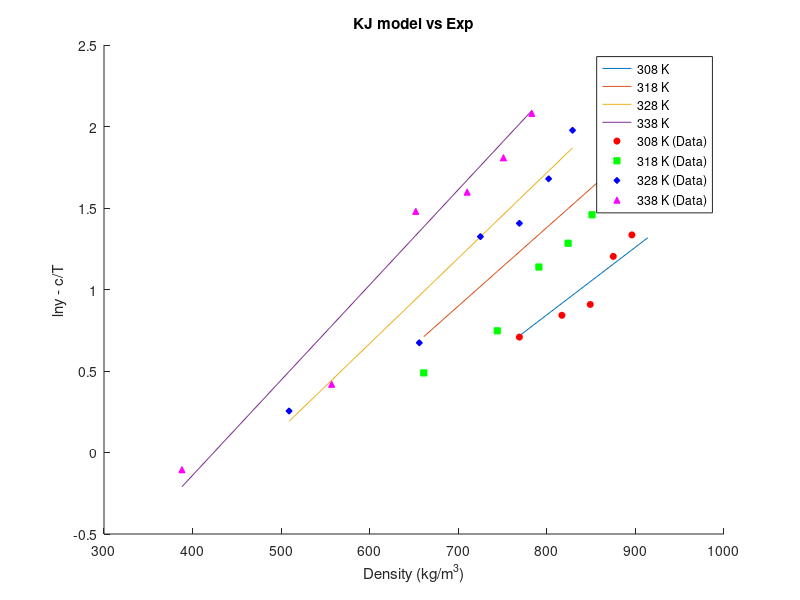
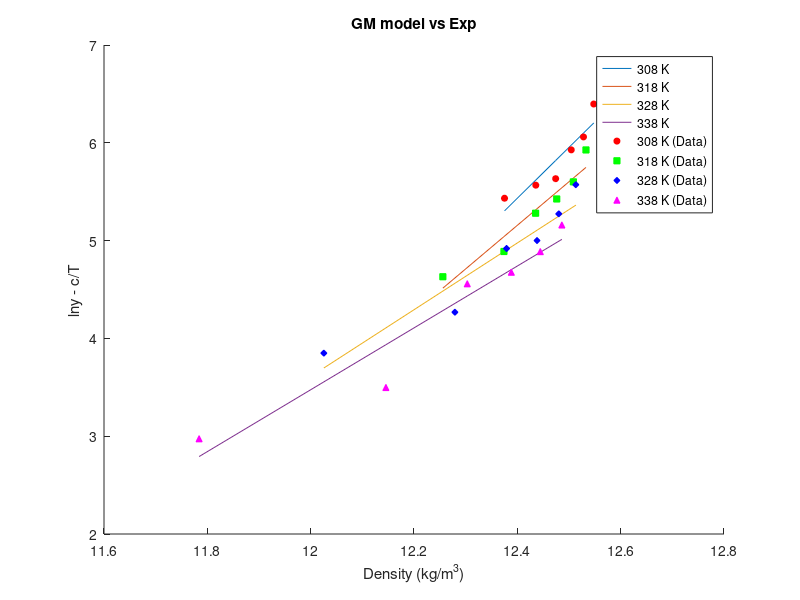
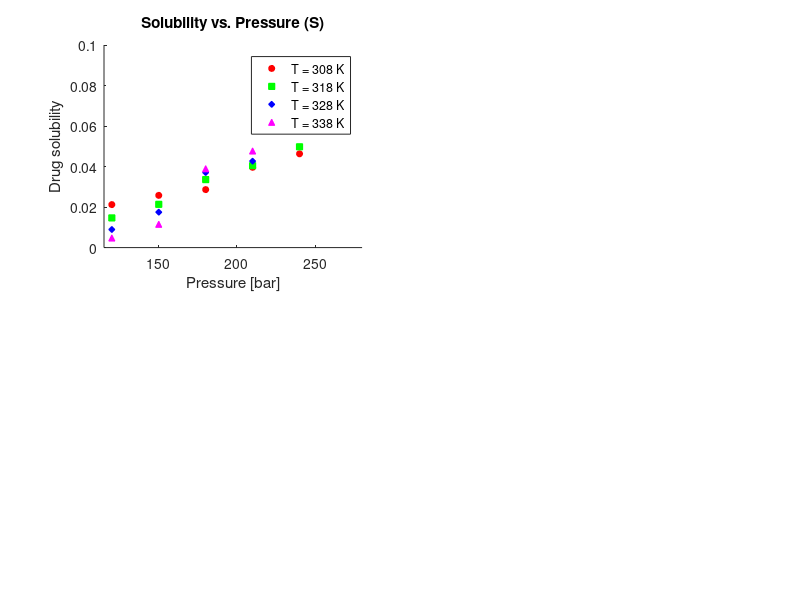

The MATLAB source for these figures, in order: (Note: this script raises an error after producing the figures.)
clear;
% SC CO2 Thermo info
T_c_CO2 = 304.18;       % Critical Temp [Kelvin]
P_c_CO2 = 73.8;         % Critical Pressure [bar]
omega_CO2 = 0.225;      % Omega [-]

% Drug Thermo info
T_c_drug = 1149.5;      % Critical Temp [Kelvin]
P_c_drug = 10.57;       % Critical Pressure [bar]
omega_drug = 2.0964;    % Omega [-]

% Genral info
T = [308 318 328 338];              % Temp range

k_ij = [0.103 0.117 0.126 0.134];   % Binary interaction parameter for PR/KM EoS
R = 8.314;                          % Gas Constant [J/mol·K]

Mw_drug = 598.5;
Mw_CO2 = 44.01;
Mw_methanol = 32.04;

P = [120 150 180 210 240 270];                      % Pressure [bar]

rho_CO2 =   [769 817 849 875 896 914;
            661 744 791 824 851 872;
            509 656 725 769 802 829;
            388 557 652 710 751 783];               % Density [kg/m3]

y_1 =   [2.03 2.32 2.48 3.33 3.80 5.32;
        1.63 2.11 3.12 3.61 4.30 5.96;
        1.29 1.96 3.76 4.08 5.36 7.22;
        0.90 1.52 4.39 4.94 6.10 8.01]/10^6;        % mole fraction

y_b =   [2.03 2.32 2.48 3.33 3.80 5.32;
        1.63 2.11 3.12 3.61 4.30 5.96;
        1.29 1.96 3.76 4.08 5.36 7.22;
        0.90 1.52 4.39 4.94 6.10 8.01];        % mole fraction

S = zeros(4,6);
for j=1:4
    for i=1:6
        S(j,i) = (rho_CO2(j,i) * y_1(j,i) * Mw_drug)/(Mw_CO2 * (1 - y_1(j,i)));
    end
end
% S = S*100;
% C_drug = [0.021 0.026 0.029 0.039 0.046 0.066];     % solubility or concentration [g/L]


y_a = y_b/10^6;

ln_y_b = log(y_b);
ln_y_a = log(y_a);

% KJ Model info
a_KJ = -2.4761;
b_KJ = [0.0041509,0.0048209,0.0052409,0.0058409];
c_KJ = -4550.5306;

ln_y_KJ = zeros(4,6);
ln_y_KJ_cT = zeros(4,6);

for n=1:4
    for i=1:6
        ln_y_KJ(n,i) = a_KJ + b_KJ(n)*rho_CO2(n,i) + c_KJ/T(n);
        ln_y_KJ_cT(n,i) = ln_y_KJ(n,i) - c_KJ/T(n);

    end
end

figure(1);
hold on;

% Plot lines
plot(rho_CO2(1,:), ln_y_KJ_cT(1,:), 'DisplayName', '308 K');
plot(rho_CO2(2,:), ln_y_KJ_cT(2,:), 'DisplayName', '318 K');
plot(rho_CO2(3,:), ln_y_KJ_cT(3,:), 'DisplayName', '328 K');
plot(rho_CO2(4,:), ln_y_KJ_cT(4,:), 'DisplayName', '338 K');

% Scatter points
scatter(rho_CO2(1,:), ln_y_b(1,:), 20, 'r', 'o', 'MarkerFaceColor', 'r', 'DisplayName', '308 K (Data)');
scatter(rho_CO2(2,:), ln_y_b(2,:), 20, 'g', 's', 'MarkerFaceColor', 'g', 'DisplayName', '318 K (Data)');
scatter(rho_CO2(3,:), ln_y_b(3,:), 20, 'b', 'd', 'MarkerFaceColor', 'b', 'DisplayName', '328 K (Data)');
scatter(rho_CO2(4,:), ln_y_b(4,:), 20, 'm', '^', 'MarkerFaceColor', 'm', 'DisplayName', '338 K (Data)');

xlabel('Density (kg/m^3)');
ylabel('lny - c/T');

legend('Location', 'best');
title('KJ model vs Exp');



% GM Model info
a_GM = [-59.074,-50.113,-37.359,-34.48];
b_GM = -5710.4987;
c_GM = [5.2022,4.4572,3.4141,3.1629];

ln_y_GM = zeros(4,6);
y_axis = zeros(4,6);
x_axis = zeros(4,6);

y_GM = zeros(4,6);
for n=1:4
    for i=1:6
        ln_y_GM(n,i) = a_GM(n) + b_GM/T(n) + c_GM(n)*log(rho_CO2(n,i)*T(n));
        y_axis(n,i) = ln_y_GM(n,i) - b_GM/T(n);
        x_axis(n,i) = log(rho_CO2(n,i)*T(n));
        y_GM(n,i) = ln_y_a(n,i) - b_GM/T(n);
    end
end 

figure(2);
hold on;

% Plot lines
plot(x_axis(1,:), y_axis(1,:), 'DisplayName', '308 K');
plot(x_axis(2,:), y_axis(2,:), 'DisplayName', '318 K');
plot(x_axis(3,:), y_axis(3,:), 'DisplayName', '328 K');
plot(x_axis(4,:), y_axis(4,:), 'DisplayName', '338 K');

% Scatter points
scatter(x_axis(1,:), y_GM(1,:), 20, 'r', 'o', 'MarkerFaceColor', 'r', 'DisplayName', '308 K (Data)');
scatter(x_axis(2,:), y_GM(2,:), 20, 'g', 's', 'MarkerFaceColor', 'g', 'DisplayName', '318 K (Data)');
scatter(x_axis(3,:), y_GM(3,:), 20, 'b', 'd', 'MarkerFaceColor', 'b', 'DisplayName', '328 K (Data)');
scatter(x_axis(4,:), y_GM(4,:), 20, 'm', '^', 'MarkerFaceColor', 'm', 'DisplayName', '338 K (Data)');

xlabel('Density (kg/m^3)');
ylabel('lny - c/T');

legend('Location', 'best');
title('GM model vs Exp');


figure(3);
% Subplot 1: Solubility vs. Pressure (S)
subplot(2,2,1);
hold on;
scatter(P, S(1,:), 20, 'r', 'o', 'MarkerFaceColor', 'r');  
scatter(P, S(2,:), 20, 'g', 's', 'MarkerFaceColor', 'g');  
scatter(P, S(3,:), 20, 'b', 'd', 'MarkerFaceColor', 'b');  
scatter(P, S(4,:), 20, 'm', '^', 'MarkerFaceColor', 'm');  
xlabel('Pressure [bar]');
ylabel('Drug solubility');
title('Solubility vs. Pressure (S)');
legend('T = 308 K', 'T = 318 K', 'T = 328 K', 'T = 338 K');
xlim([115 280]);
ytickformat('%.2f');

% Subplot 2: Solubility vs. Pressure (y_b)
subplot(2,2,2);
hold on;
scatter(P, y_b(1,:), 20, 'r', 'o', 'MarkerFaceColor', 'r');
scatter(P, y_b(2,:), 20, 'g', 's', 'MarkerFaceColor', 'g');  
scatter(P, y_b(3,:), 20, 'b', 'd', 'MarkerFaceColor', 'b');  
scatter(P, y_b(4,:), 20, 'm', '^', 'MarkerFaceColor', 'm');  
xlabel('Pressure [bar]');
ylabel('Drug solubility');
title('Solubility vs. Pressure (y_b)');
legend('T = 308 K', 'T = 318 K', 'T = 328 K', 'T = 338 K');
xlim([115 280]);
ytickformat('%.2f');
yticks(0.4:1:8.4);

% Subplot 3: Solubility vs. Density (S)
subplot(2,2,3);
hold on;
scatter(rho_CO2(1,:), S(1,:), 20, 'r', 'o', 'MarkerFaceColor', 'r');
scatter(rho_CO2(2,:), S(2,:), 20, 'g', 's', 'MarkerFaceColor', 'g');
scatter(rho_CO2(3,:), S(3,:), 20, 'b', 'd', 'MarkerFaceColor', 'b');
scatter(rho_CO2(4,:), S(4,:), 20, 'm', '^', 'MarkerFaceColor', 'm');
xlabel('Density [kg/m3]');
ylabel('Drug solubility');
title('Solubility vs. Density (S)');
legend('T = 308 K', 'T = 318 K', 'T = 328 K', 'T = 338 K');
xlim([260 960]);

% Subplot 4: Solubility vs. Density (y_b)
subplot(2,2,4);
hold on;
scatter(rho_CO2(1,:), y_b(1,:), 20, 'r', 'o', 'MarkerFaceColor', 'r');
scatter(rho_CO2(2,:), y_b(2,:), 20, 'g', 's', 'MarkerFaceColor', 'g');
scatter(rho_CO2(3,:), y_b(3,:), 20, 'b', 'd', 'MarkerFaceColor', 'b');
scatter(rho_CO2(4,:), y_b(4,:), 20, 'm', '^', 'MarkerFaceColor', 'm');
xlabel('Density [kg/m3]');
ylabel('Drug solubility');
title('Solubility vs. Density (y_b)');
legend('T = 308 K', 'T = 318 K', 'T = 328 K', 'T = 338 K');
xlim([260 960]);
ytickformat('%.2f');
yticks(0.4:1:8.4);
